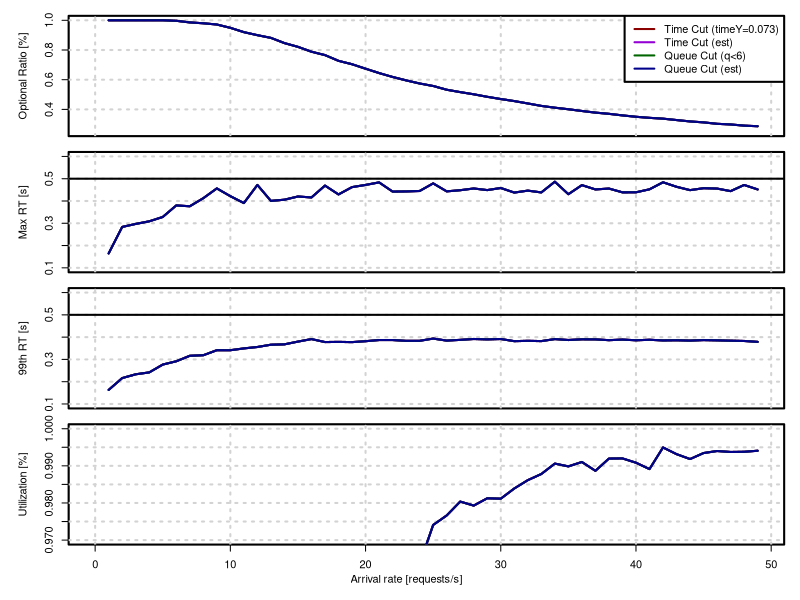

Write R code to recreate this figure.
qcA = read.csv('queue-cut-6.csv')
qcB = read.csv('queue-cut-6.csv')
tcA = read.csv('queue-cut-6.csv')
tcB = read.csv('queue-cut-6.csv')

par(mfrow=c(4,1), lwd = 2,
    oma = c(4,1,0,0) + 0.1,
    mar = c(0,4,1,1) + 0.1)

plot(c(0, max(tcA$arrivalRate)), c(0.25, 1), type = 'n',
     xaxt = 'n', ylab = "Optional Ratio [%]")
grid()
points(tcA$arrivalRate, tcA$optionalRatio, type = 'l', col = 'darkred'   )
points(tcB$arrivalRate, tcB$optionalRatio, type = 'l', col = 'darkviolet')
points(qcA$arrivalRate, qcA$optionalRatio, type = 'l', col = 'darkgreen' )
points(qcB$arrivalRate, qcB$optionalRatio, type = 'l', col = 'darkblue'  )

legend('topright',
       legend = c('Time Cut (timeY=0.073)', 'Time Cut (est)', 'Queue Cut (q<6)', 'Queue Cut (est)'),
       col = c('darkred', 'darkviolet', 'darkgreen', 'darkblue'), lty = 1)

plot(c(0, max(tcA$arrivalRate)), c(0.1, 0.6), type = 'n',
     xaxt = 'n', ylab = 'Max RT [s]')
grid()
abline(h = 0.5, lty = 1)
points(tcA$arrivalRate, tcA$rtMax, type = 'l', col = 'darkred'   )
points(tcB$arrivalRate, tcB$rtMax, type = 'l', col = 'darkviolet')
points(qcA$arrivalRate, qcA$rtMax, type = 'l', col = 'darkgreen' )
points(qcB$arrivalRate, qcB$rtMax, type = 'l', col = 'darkblue'  )

plot(c(0, max(tcA$arrivalRate)), c(0.1, 0.6), type = 'n',
     xaxt = "n", ylab = '99th RT [s]')
grid()
abline(h = 0.5, lty = 1)
points(tcA$arrivalRate, tcA$rt99, type = 'l', col = 'darkred'   )
points(tcB$arrivalRate, tcB$rt99, type = 'l', col = 'darkviolet')
points(qcA$arrivalRate, qcA$rt99, type = 'l', col = 'darkgreen' )
points(qcB$arrivalRate, qcB$rt99, type = 'l', col = 'darkblue'  )

plot(c(0, max(tcA$arrivalRate)), c(0.97, 1.0), type = 'n',
     xlab = '', ylab = 'Utilization [%]')
grid()
points(tcA$arrivalRate, tcA$utilization, type = 'l', col = 'darkred'   )
points(tcB$arrivalRate, tcB$utilization, type = 'l', col = 'darkviolet')
points(qcA$arrivalRate, qcA$utilization, type = 'l', col = 'darkgreen' )
points(qcB$arrivalRate, qcB$utilization, type = 'l', col = 'darkblue'  )

title(xlab = "Arrival rate [requests/s]",
      outer = TRUE, line = 2)
